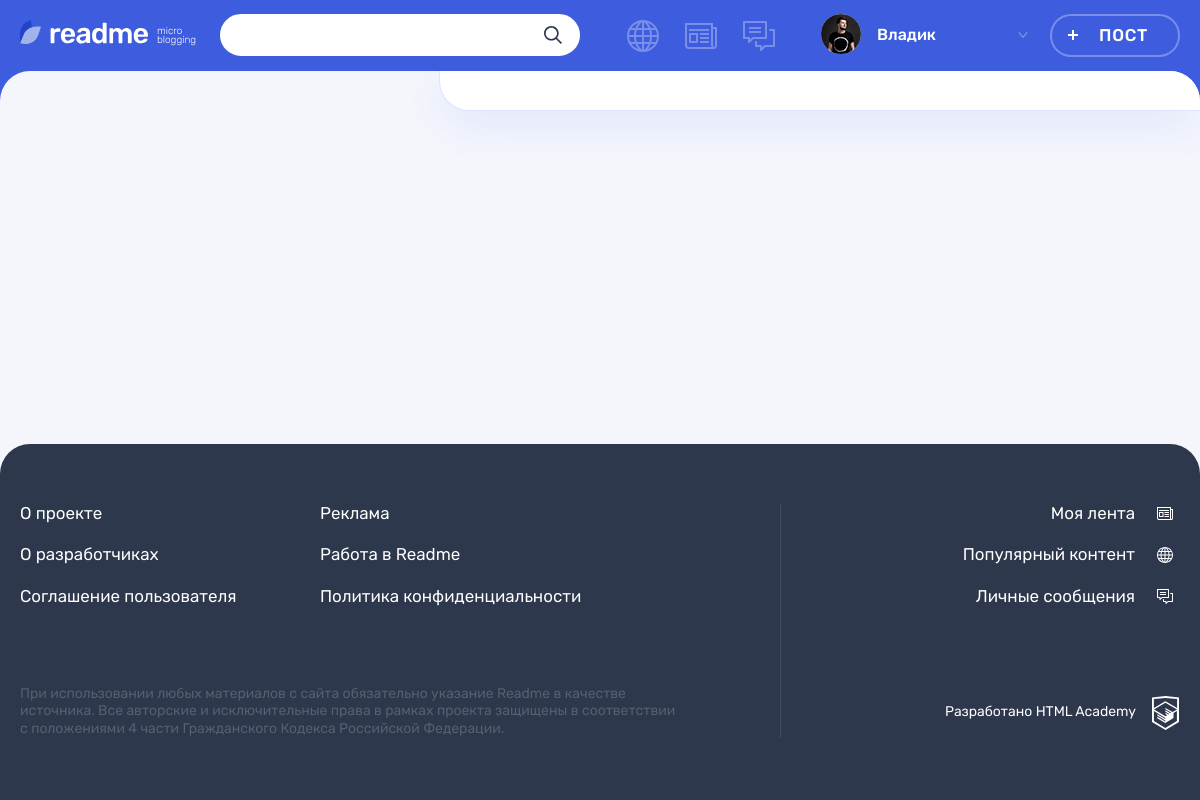
The app's page /message.php (signed in) with its own data.
### tables this page shows
CREATE TABLE users
(
  id       INT AUTO_INCREMENT PRIMARY KEY,
  dt_add   TIMESTAMP DEFAULT CURRENT_TIMESTAMP,
  email    VARCHAR(128) NOT NULL UNIQUE,
  login    VARCHAR(64)  NOT NULL,
  password VARCHAR(255) NOT NULL,
  avatar   VARCHAR(255)
);

### helpers.php (called while the page is built, shortened)
<?php
function include_template($name, array $data = [])
{
    $name = 'templates/' . $name;
    extract($data);
    require $name;
    $result = ob_get_clean();
    return $result;
}
function get_data($con, $stmt, $is_row)
{
    mysqli_stmt_execute($stmt);
    $result = mysqli_stmt_get_result($stmt);
    if ($is_row) {
        $data = mysqli_fetch_assoc($result);
    } else {
        $data = mysqli_fetch_all($result, MYSQLI_ASSOC);
    }
    return $data;
}

### models.php (called while the page is built, shortened)
<?php
function get_all_users($con)
{
    $sql = "SELECT * FROM `users`;";
    $stmt = mysqli_prepare($con, $sql);
    $users = get_data($con, $stmt, false);
    return $users;
}

### templates/layout.php (the view, shortened to what this page needs)
<!DOCTYPE html>
<html lang="ru">
<head>
    <link rel="stylesheet" href="css/main.css">
</head>
<body class="page">
<header class="header">
    <div class="header__wrapper container">
        <div class="header__logo-wrapper">
            <a class="header__logo-link" href="/">
                <img class="header__logo" src="img/logo.svg" alt="Логотип readme" width="128" height="24">
            </a>
            <p class="header__topic">
                micro blogging
            </p>
        </div>
        <form class="header__search-form form" action="search.php" method="get">
            <div class="header__search">
                <input class="header__search-input form__input" type="search" name="q" value="<?= (isset($search))
                    ? $search_line_text : '' ?>">
                <button class="header__search-button button" type="submit">
                    <svg class="header__search-icon" width="18" height="18">
                        <use xlink:href="#icon-search"></use>
                    </svg>
                </button>
            </div>
        </form>
        <div class="header__nav-wrapper">
            <nav class="header__nav">
                <ul class="header__my-nav">
                    <?php foreach ($nav_links as $nav_link) : ?>
                        <li class="header__my-page <?= $nav_link['class_name'] ? "header__my-page--"
                            . $nav_link['class_name'] : "" ?>">
                            <a class="header__page-link
                            <?php if (strpos($_SERVER['REQUEST_URI'], $nav_link['href'])) : ?>
                            header__page-link--active
                            <?php endif; ?>"
                               href="<?= $nav_link['href'] ?? '' ?>" title="<?= $nav_link['title'] ?? '' ?>">
                            </a>
                        </li>
                    <?php endforeach; ?>
                </ul>
                <ul class="header__user-nav">
                    <?php if (isset($user_name)) : ?>
                        <li class="header__profile">
                            <a class="header__profile-link" href="profile.php?id=<?= $_SESSION['user']['id'] ?>">
                                <div class="header__avatar-wrapper">
                                    <img class="header__profile-avatar" src="<?= $user_avatar ??
                                    '' ?>" alt="Аватар профиля">
                                </div>
                                <div class="header__profile-name">
                                <span>
                                    <?= $user_name ?>
                                </span>
                                    <svg class="header__link-arrow" width="10" height="6">
                                        <use xlink:href="#icon-arrow-right-ad"></use>
                                    </svg>
                                </div>
                            </a>
                        </li>
                        <li>
                            <a class="header__post-button button button--transparent" href="add.php">Пост</a>
                        </li>
                    <?php endif; ?>
                </ul>
            </nav>
        </div>
    </div>
</header>
<?= $main_content ?>
<footer class="footer">
    <div class="footer__wrapper">
        <div class="footer__container container">
            <div class="footer__site-info">
                <div class="footer__site-nav">
                    <ul class="footer__info-pages">
                        <li class="footer__info-page">
                            <a class="footer__page-link" href="#">О проекте</a>
                        </li>
                        <li class="footer__info-page">
                            <a class="footer__page-link" href="#">Реклама</a>
                        </li>
                        <li class="footer__info-page">
                            <a class="footer__page-link" href="#">О разработчиках</a>
                        </li>
                        <li class="footer__info-page">
                            <a class="footer__page-link" href="#">Работа в Readme</a>
                        </li>
                        <li class="footer__info-page">
                            <a class="footer__page-link" href="#">Соглашение пользователя</a>
                        </li>
                        <li class="footer__info-page">
                            <a class="footer__page-link" href="#">Политика конфиденциальности</a>
                        </li>
                    </ul>
                </div>
                <p class="footer__license">
                    При использовании любых материалов с сайта обязательно указание Readme в качестве источника. Все
                    авторские и исключительные права в рамках проекта защищены в соответствии с положениями 4 части
                    Гражданского Кодекса Российской Федерации.
                </p>
            </div>
            <div class="footer__my-info">
                <ul class="footer__my-pages">
                    <li class="footer__my-page footer__my-page--feed">
                        <a class="footer__page-link" href="feed.php">Моя лента</a>
                    </li>
                    <li class="footer__my-page footer__my-page--popular">
                        <a class="footer__page-link" href="popular.php">Популярный контент</a>
                    </li>
                    <li class="footer__my-page footer__my-page--messages">
                        <a class="footer__page-link" href="message.php">Личные сообщения</a>
                    </li>
                </ul>
                <div class="footer__copyright">
                    <a class="footer__copyright-link" href="#">
                        <span>Разработано HTML Academy</span>
                        <svg class="footer__copyright-logo" width="27" height="34">
                            <use xlink:href="#icon-htmlacademy"></use>
                        </svg>
                    </a>
                </div>
            </div>
        </div>
    </div>
</footer>
</body>
</html>

### records on screen
users: avatar (picture), login "Владик"
